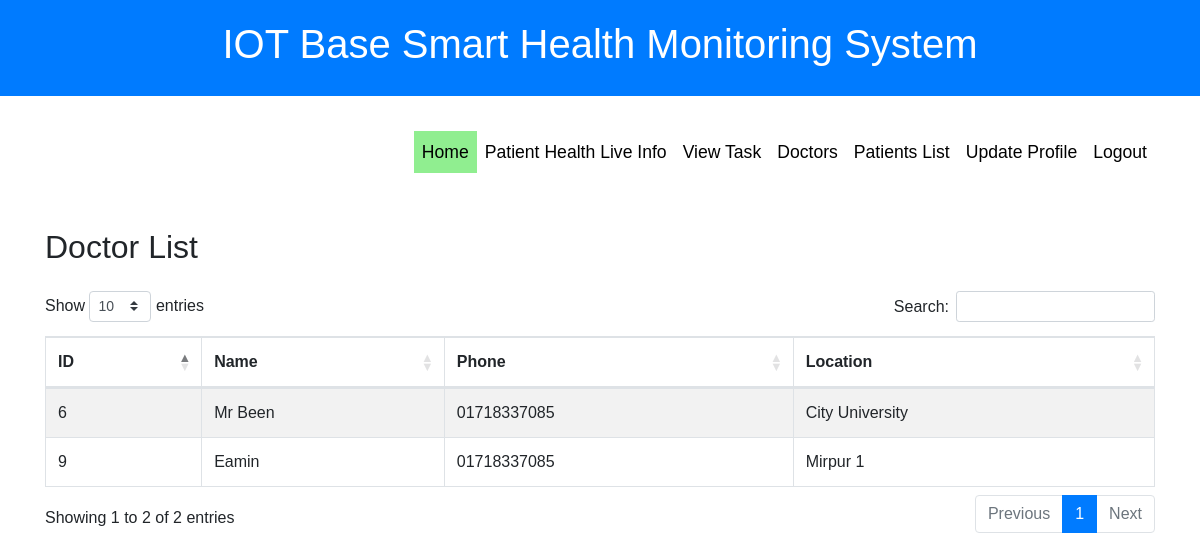
/model/ndoctor_list.php, run on the app's committed database.
### tables this page shows
CREATE TABLE `doctors` (
  `id` int(11) NOT NULL,
  `password` varchar(255) NOT NULL,
  `phone` varchar(20) DEFAULT NULL,
  `address` varchar(255) DEFAULT NULL,
  `name` varchar(255) DEFAULT NULL,
  `email` varchar(255) NOT NULL,
  `role` varchar(20) NOT NULL,
  `specialization` varchar(255) DEFAULT NULL
);

### model/ndoctor_list.php (the view, shortened to what this page needs)
<!DOCTYPE html>
<html lang="en">
<head>
    <link rel="stylesheet" href="https://stackpath.bootstrapcdn.com/bootstrap/4.5.2/css/bootstrap.min.css">
    <link rel="stylesheet" type="text/css" href="https://cdn.datatables.net/1.10.23/css/dataTables.bootstrap4.min.css">
</head>
<body>
    <header>
        <h1>IOT Base Smart Health Monitoring System</h1>
    </header>
    <?php include("../header/nurse_header.php"); ?>
    <div class="container">
        <h2 class="mb-4">Doctor List</h2>
        <table id="doctorsTable" class="table table-striped table-bordered" style="width:100%">
            <thead>
                <tr>
                    <th>ID</th>
                    <th>Name</th>
                    <th>Phone</th>
                    <th>Location</th>
                </tr>
            </thead>
            <tbody>
                <?php
                $mysqli = new mysqli("localhost", "root", "", "health");
                $query = "SELECT * FROM doctors";
                $result = $mysqli->query($query);
                while ($row = $result->fetch_assoc()) {
                    echo "<tr>";
                    echo "<td>" . $row['id'] . "</td>";
                    echo "<td>" . $row['name'] . "</td>";
                    echo "<td>" . $row['phone'] . "</td>";
                    echo "<td>" . $row['address'] . "</td>";
                    echo "</tr>";
                }
                ?>
            </tbody>
        </table>
    </div>
</body>
</html>

### model/ndoctor_list.php (style rules this page uses)
header { background-color: #007bff; color: #ffffff; padding: 20px 0; text-align: center; }
.container { padding: 20px; }

### header/nurse_header.php (style rules this page uses)
body { font-family: Arial, sans-serif; }

### data on the page
doctors: id "6", name "Mr Been", phone "01718337085", address "City University"
doctors: id "9", name "Eamin", phone "01718337085", address "Mirpur 1"
